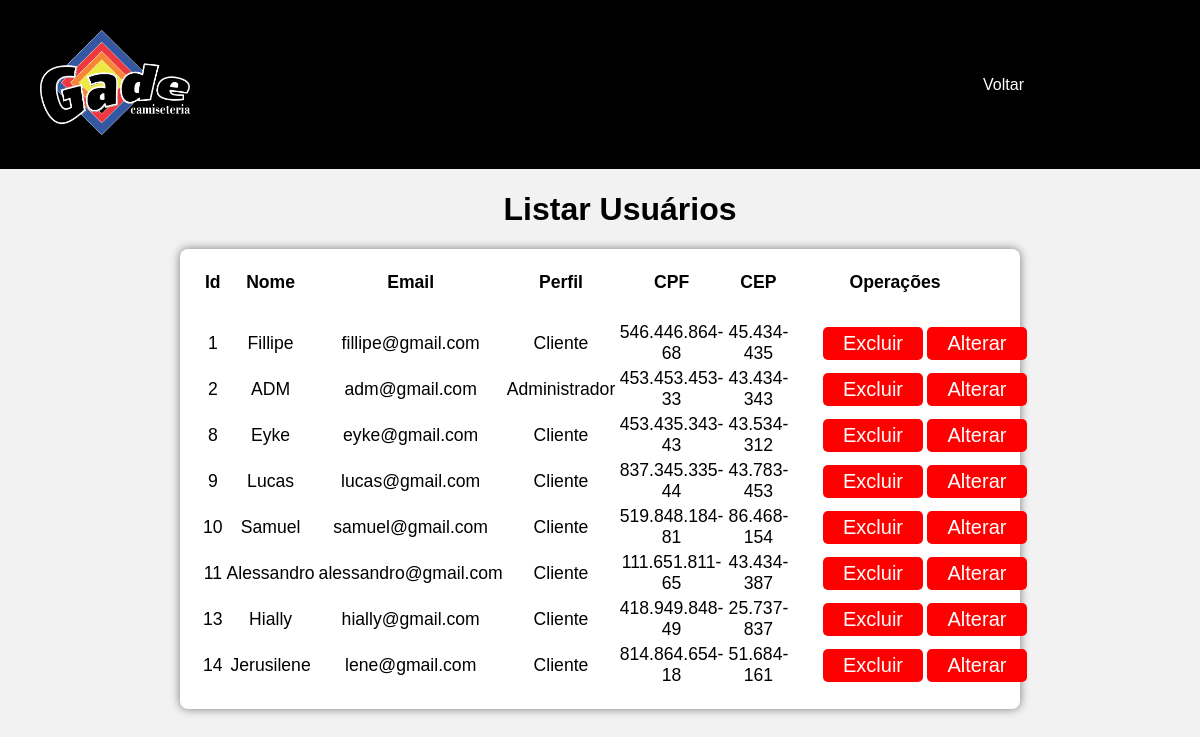
Page /view/listarUsuario.php on the earlier database version.
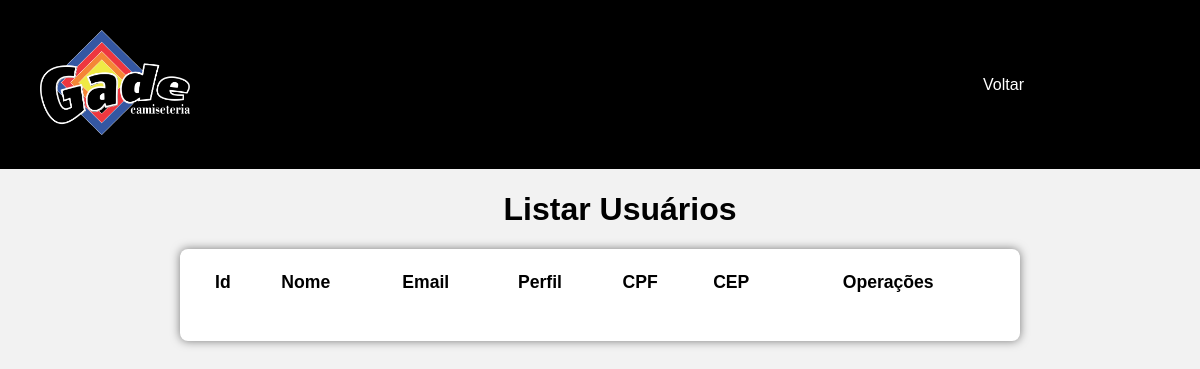
Same page on the later database version.
### tables this page shows
CREATE TABLE IF NOT EXISTS `Usuario` (
  `id_Usuario` INT NOT NULL AUTO_INCREMENT,
  `nome` VARCHAR(50) NOT NULL,
  `email` VARCHAR(100) NOT NULL,
  `senha` VARCHAR(200) NOT NULL,
  `perfil` VARCHAR(30) NOT NULL DEFAULT 'Cliente' COMMENT 'Administrador\nCliente',
  `cpf` VARCHAR(14) NOT NULL,
  `cep` VARCHAR(10) NOT NULL,
  `endereco` VARCHAR(50) NOT NULL,
  `ncasa` INT NOT NULL,
  PRIMARY KEY (`id_Usuario`),
  UNIQUE INDEX `email_UNIQUE` (`email` ASC)    );

### model/DAO/Conexao.php (called while the page is built)
<?php
class Conexao {
    private static $conexao;
    public static function getInstance(){
        if(!isset(self::$conexao)){
            try {
                $options = array(
                PDO::ATTR_PERSISTENT => true,
                PDO::MYSQL_ATTR_INIT_COMMAND => 'SET NAMES UTF8;',
                PDO::ATTR_ERRMODE => PDO::ERRMODE_EXCEPTION
            );
                self::$conexao = new
                PDO("mysql:host=localhost;dbname=gade",
                "root","", $options);
            } catch (PDOException $exc) {
                echo "Erro ao conectar ao banco ".$exc->getMessage();
            }
        }
        return self::$conexao;
    }
}
?>

### control/listarUsuarioControl.php (called while the page is built, shortened)
<?php
    include_once '../model/DAO/UsuarioDAO.php';
    $usuarioDAO = new UsuarioDAO();
    $todos = $usuarioDAO->listarUsuarios();
?>

### model/DAO/UsuarioDAO.php (called while the page is built, shortened)
<?php
include_once 'Conexao.php';
class UsuarioDAO
{
    public $pdo = null;
    public function __construct()
    {
        $this->pdo = Conexao::getInstance();
    }
    public function listarUsuarios()
    {
        try {
            $sql = "SELECT * FROM usuario";
            $stmt = $this->pdo->prepare($sql);
            $stmt->execute();
            $retorno = $stmt->fetchALL(PDO::FETCH_ASSOC);
            return $retorno;
        } catch (PDOException $exe) {
            echo $exe->getMessage();
        }
    }
}

### view/listarUsuario.php (the view, shortened to what this page needs)
<?php
include_once '../control/listarUsuarioControl.php';
?>
<!DOCTYPE html>
<html lang="pt-br">
<head>
    <link rel="stylesheet" href="../css/stilitabela.css">
    <link rel="stylesheet" href="../css/style21.css">
</head>
<body>
    <section>
        <header>
            <header class="main_header">
                    <div class="main_header_content">
                              <a href="#" class="logo">
                                        <img src="../img/logogade.png"/></a>
                              <nav class="main_header_content_menu">
                                        <ul>
                                                  <li><a href="prompt_comando.php">Voltar</a></li>
                                        </ul>
                              </nav>
                    </div>
          </header>
        </header>
    </section>
    <h1>Listar Usuários</h1>
    <section class="list_container">
        <table class="tab">
            <tr>
                <th>Id</th>
                <th>Nome</th>
                <th>Email</th>
                <th>Perfil</th>
                <th>CPF</th>
                <th>CEP</th>
                <th colspan="2">Operações</th>
            </tr>
            <tr>
            <td>&nbsp;</td>
        </tr>
            <?php foreach ($todos as $t) { ?>
                <tr>
                    <td><?php echo $t['id_Usuario']; ?></td>
                    <td class="maiuscula"><?php echo  $t['nome']; ?></td>
                    <td><?php echo $t['email']; ?></td>
                    <td class="maiuscula"><?php echo $t['perfil']; ?></td>
                    <td><?php echo $t['cpf']; ?></td>
                    <td><?php echo $t['cep']; ?></td>
                    <td>
                        <button class="btn btn-sm btn-danger" id="btn" type="button" onclick="confirmarExclusao(<?php echo $t['id_Usuario']; ?>)">Excluir</button>
                    </td>
                    <td>
                        <button class="btn btn-sm btn-success" id="btn" type="button" onclick="alterarUsuario(<?php echo $t['id_Usuario']; ?>)">Alterar</button>
                    </td>
                </tr>
            <?php } ?>
        </table>
    </section>
</body>
</html>

Differences in the rows shown:
removed usuario: id_Usuario "1", nome "Fillipe", email "fillipe@gmail.com", perfil "Cliente", cpf "546.446.864-68", cep "45.434-435"
removed usuario: id_Usuario "2", nome "ADM", email "adm@gmail.com", perfil "Administrador", cpf "453.453.453-33", cep "43.434-343"
removed usuario: id_Usuario "8", nome "Eyke", email "eyke@gmail.com", perfil "Cliente", cpf "453.435.343-43", cep "43.534-312"
removed usuario: id_Usuario "9", nome "Lucas", email "lucas@gmail.com", perfil "Cliente", cpf "837.345.335-44", cep "43.783-453"
removed usuario: id_Usuario "10", nome "Samuel", email "samuel@gmail.com", perfil "Cliente", cpf "519.848.184-81", cep "86.468-154"
removed usuario: id_Usuario "11", nome "Alessandro", email "alessandro@gmail.com", perfil "Cliente", cpf "111.651.811-65", cep "43.434-387"
removed usuario: id_Usuario "13", nome "Hially", email "hially@gmail.com", perfil "Cliente", cpf "418.949.848-49", cep "25.737-837"
removed usuario: id_Usuario "14", nome "Jerusilene", email "lene@gmail.com", perfil "Cliente", cpf "814.864.654-18", cep "51.684-161"
